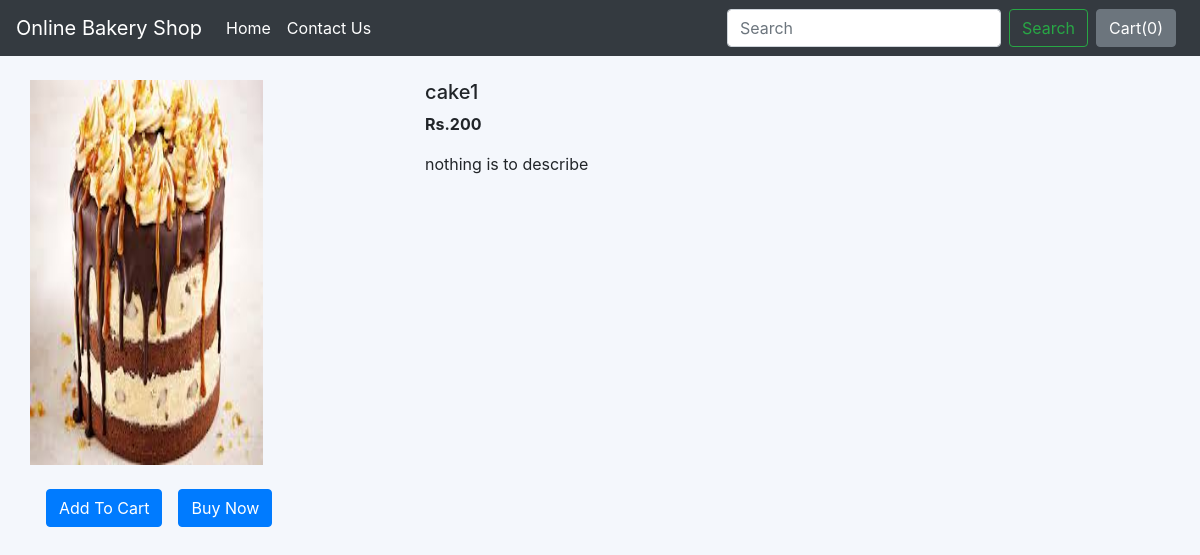
Page /shop/products/51 on the committed database.
### shop/models.py (models this page shows, shortened)
class Product(models.Model):
    product_name = models.CharField(max_length=50)
    category = models.CharField(max_length=50, default="")
    subcategory = models.CharField(max_length=50, default="")
    price = models.IntegerField(default=0)
    desc = models.CharField(max_length=300,default="nothing is to describe")
    pub_date = models.DateField()
    image = models.ImageField(upload_to='shop/images', default="")
    cart=models.BooleanField(default=False)
    qty=models.IntegerField(default=0)
    total=models.IntegerField(default=1)

### shop/views.py (the view)
# urls.py: path("products/<int:myid>", views.productView, name="ProductView"),
def productView(request, myid):
    product = Product.objects.filter(id=myid)
    return render(request, 'shop/prodView.html', {'product':product[0]})

### shop/templates/shop/prodView.html (shortened to what this page needs)
{% extends 'shop/basic.html' %}
{% block body %}
<div class="container my-4">
    <div class="row">
    <div class="col-md-4">
    <div class="row">
        <img src="/media/{{product.image}}" width="233px" height="385px">
    </div>
        <div class="row my-4">
           <a href="{% url 'shop:add_cart' product.id %}"> <button class="btn btn-primary mx-3">Add To Cart</button></a>
            <button class="btn btn-primary">Buy Now</button>
        </div>
    </div>
    <div class="col-md-8">
        <h5>{{product.product_name}}</h5>
        <p><b>Rs.{{product.price}} </b></p>
        <p>{{product.desc}}</p>
    </div>
    </div>
</div>
{% endblock %}

### shop/templates/shop/basic.html (shortened to what this page needs)
<html lang="en">
  <head>
    <link rel="stylesheet" href="https://stackpath.bootstrapcdn.com/bootstrap/4.2.1/css/bootstrap.min.css">
  </head>
  <body style = "background-color : #F4F7FC">
    <nav class="navbar navbar-expand-lg navbar-dark bg-dark">
  <a class="navbar-brand" href="#">Online Bakery Shop</a>
  <div class="collapse navbar-collapse" id="navbarSupportedContent">
    <ul class="navbar-nav mr-auto">
      <li class="nav-item active">
        <a class="nav-link" href="/shop/">Home <span class="sr-only">(current)</span></a>
      </li>
      <li class="nav-item active">
        <a class="nav-link" href="/shop/contact">Contact Us <span class="sr-only">(current)</span></a>
      </li>
    </ul>
    <form class="form-inline my-2 my-lg-0" method="get" action="{% url 'shop:search' %}">
      <input class="form-control mr-sm-2" type="search" name="q"   placeholder="Search" aria-label="Search">
      <button class="btn btn-outline-success my-2 my-sm-0" type="submit">Search</button>
    </form>
   <button type="button" class="btn btn-secondary mx-2" id="popcart" data-container="body" data-toggle="popover" data-placement="bottom" data-html="true" data-content="Vivamus
sagittis lacus vel augue laoreet rutrum faucibus.">
  Cart(<span id="cart">0</span>)
</button>
  </div>
</nav>
  {% block body %} {% endblock %}
  </body>
</html>

### rows in the picture
Product: image (picture), product_name "cake1", price "200", desc "nothing is to describe"
